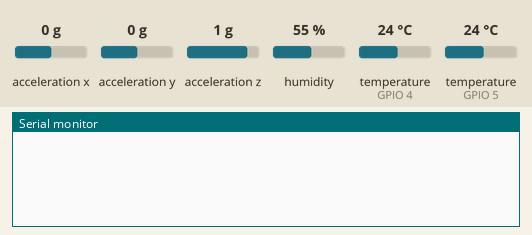
Recording of a sketch running on a simulated ESP32. Shown: the last lines printed to the serial monitor. Wiring (inferred from the names in the program): MPU-6050 motion sensor at I2C address 0x68. The test bench sets the inputs (shaded band); at power-on: acceleration x 0 g, humidity 55 %, temperature (sensors on GPIO 4, GPIO 5) 24 °C, acceleration y 0 g, acceleration z 1 g.

Above: at 1.3 s.
1.4 s: acceleration x set to -1.4 g
At 2.1 s:
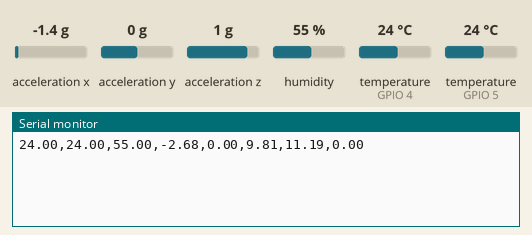
5.4 s: humidity set to 22 %
At 6.8 s:
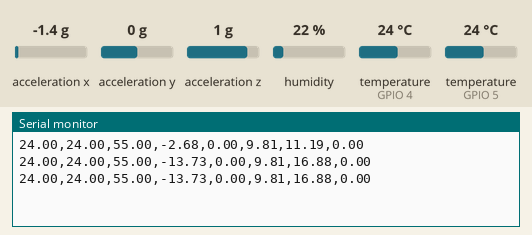
6.9 s: temperature (sensor on GPIO 4) set to 12 °C
8.4 s: acceleration y set to -1.4 g
At 9.4 s:
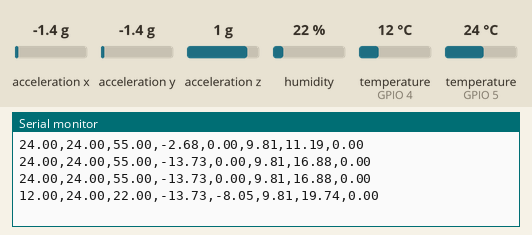
9.9 s: temperature (sensor on GPIO 5) set to 12 °C
At 11.3 s:
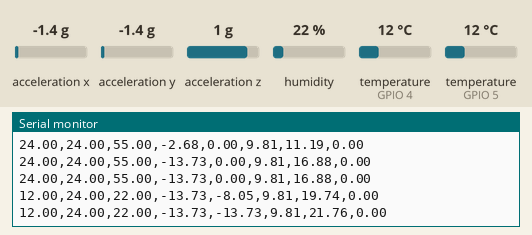
11.4 s: acceleration z set to -1.4 g
At 13.78 s:
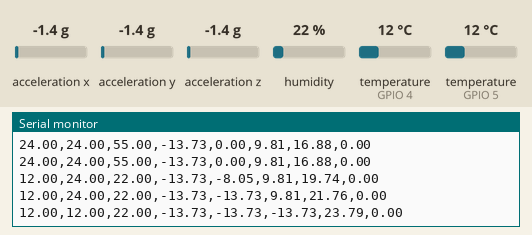
Timing chart, 0 to 13.9 s (numbered marks = the images above; inputs shaded):
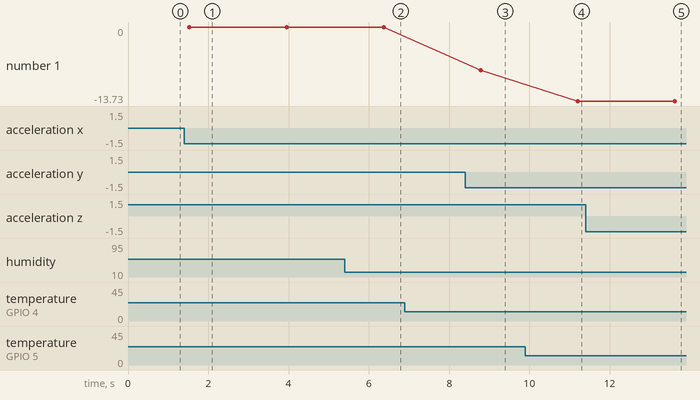

Measured:
- after the input at 1.4 s, the serial monitor: prints a new line after 0.13 s (image 1)
- after the input at 8.4 s, the serial monitor: prints a new line after 0.38 s (image 3)
- after the input at 11.4 s, the serial monitor: prints a new line after 2.2 s (image 5)
- plotted number 1: 0 → -8.05 after the input at 8.4 s

The sketch:

sketch_mar17b.ino
```cpp
#include <Wire.h>
#include <OneWire.h>
#include <DallasTemperature.h>
#include <DHT.h>
#include <arduinoFFT.h>

// --- Pin Definitions ---
#define ONE_WIRE_BUS 4
#define DHTPIN 5
#define DHTTYPE DHT22
#define MPU_ADDR 0x68

// --- Sensor Objects ---
OneWire oneWire(ONE_WIRE_BUS);
DallasTemperature contactTemp(&oneWire);
DHT dht(DHTPIN, DHTTYPE);

// --- FFT Setup ---
const uint16_t samples = 128;
const double samplingFrequency = 200.0;
double vReal[samples];
double vImag[samples];
ArduinoFFT<double> FFT = ArduinoFFT<double>(vReal, vImag, samples, samplingFrequency);

void setup() {
  Serial.begin(115200);
  delay(100);

  Wire.begin(21, 22);

  // Wake up MPU6050
  Wire.beginTransmission(MPU_ADDR);
  Wire.write(0x6B);
  Wire.write(0);
  Wire.endTransmission(true);

  // Set MPU6050 Range to +/- 8g
  Wire.beginTransmission(MPU_ADDR);
  Wire.write(0x1C);
  Wire.write(0x10);
  Wire.endTransmission(true);

  contactTemp.begin();
  dht.begin();
}

void processVibration(float &rawX, float &rawY, float &rawZ, float &magnitude, double &peakFrequency) {
  float sumX = 0, sumY = 0, sumZ = 0, sumMag = 0;
  unsigned int sampling_period_us = round(1000000.0 / samplingFrequency);

  for (int i = 0; i < samples; i++) {
    unsigned long t = micros();

    Wire.beginTransmission(MPU_ADDR);
    Wire.write(0x3B);
    Wire.endTransmission(false);
    Wire.requestFrom((uint16_t)MPU_ADDR, (uint8_t)6, true);

    int16_t ax = Wire.read()<<8 | Wire.read();
    int16_t ay = Wire.read()<<8 | Wire.read();
    int16_t az = Wire.read()<<8 | Wire.read();

    float accelX = (ax / 4096.0) * 9.81;
    float accelY = (ay / 4096.0) * 9.81;
    float accelZ = (az / 4096.0) * 9.81;

    sumX += accelX;
    sumY += accelY;
    sumZ += accelZ;

    float currentMag = sqrt(pow(accelX, 2) + pow(accelY, 2) + pow(accelZ, 2));
    sumMag += currentMag;

    vReal[i] = accelZ;
    vImag[i] = 0.0;

    while ((micros() - t) < sampling_period_us) { }
  }

  // Average raw axes and magnitude over the 128 samples
  rawX = sumX / samples;
  rawY = sumY / samples;
  rawZ = sumZ / samples;
  magnitude = sumMag / samples;

  FFT.windowing(FFT_WIN_TYP_HAMMING, FFT_FORWARD);
  FFT.compute(FFT_FORWARD);
  FFT.complexToMagnitude();
  peakFrequency = FFT.majorPeak();
}

void loop() {
  float ambHum = dht.readHumidity();
  float ambTemp = dht.readTemperature();

  contactTemp.requestTemperatures();
  float motorTemp = contactTemp.getTempCByIndex(0);

  float rawX = 0, rawY = 0, rawZ = 0, vibMagnitude = 0;
  double vibPeakHz = 0;

  processVibration(rawX, rawY, rawZ, vibMagnitude, vibPeakHz);

  // Handle DHT failure gracefully so it doesn't break the CSV columns
  if (isnan(ambTemp) || isnan(ambHum)) {
    ambTemp = 0.0;
    ambHum = 0.0;
  }

  // OUTPUT FORMAT: MotorTemp, AmbientTemp, AmbientHum, RawX, RawY, RawZ, VibMag, VibFreq
  Serial.print(motorTemp); Serial.print(",");
  Serial.print(ambTemp); Serial.print(",");
  Serial.print(ambHum); Serial.print(",");
  Serial.print(rawX); Serial.print(",");
  Serial.print(rawY); Serial.print(",");
  Serial.print(rawZ); Serial.print(",");
  Serial.print(vibMagnitude); Serial.print(",");
  Serial.println(vibPeakHz);

  delay(1000);
}
```
